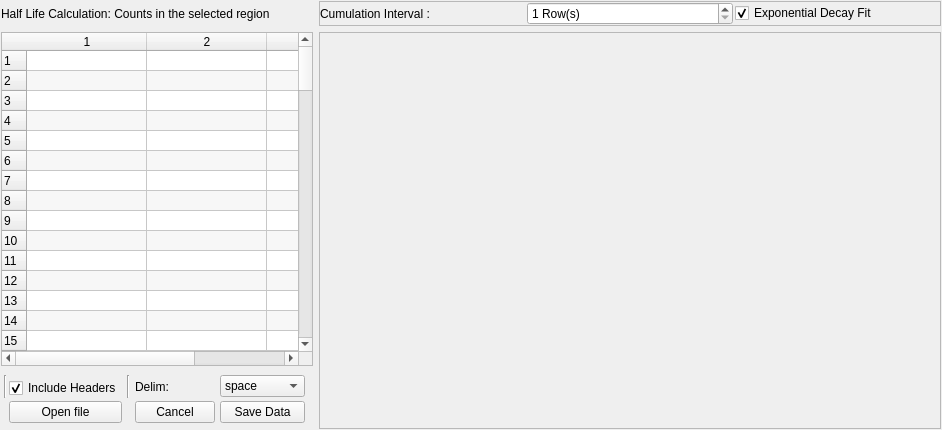
<?xml version="1.0" encoding="UTF-8"?>
<ui version="4.0">
 <class>MainWindow</class>
 <widget class="QMainWindow" name="MainWindow">
  <property name="geometry">
   <rect>
    <x>0</x>
    <y>0</y>
    <width>942</width>
    <height>430</height>
   </rect>
  </property>
  <property name="windowTitle">
   <string>Save Your Results</string>
  </property>
  <widget class="QWidget" name="centralwidget">
   <layout class="QGridLayout" name="gridLayout_2">
    <property name="margin">
     <number>1</number>
    </property>
    <item row="1" column="0">
     <widget class="QTableWidget" name="table">
      <property name="sizePolicy">
       <sizepolicy hsizetype="Preferred" vsizetype="Expanding">
        <horstretch>0</horstretch>
        <verstretch>0</verstretch>
       </sizepolicy>
      </property>
      <property name="frameShadow">
       <enum>QFrame::Sunken</enum>
      </property>
      <property name="autoScrollMargin">
       <number>10</number>
      </property>
      <property name="alternatingRowColors">
       <bool>true</bool>
      </property>
      <property name="rowCount">
       <number>100</number>
      </property>
      <property name="columnCount">
       <number>3</number>
      </property>
      <attribute name="horizontalHeaderDefaultSectionSize">
       <number>120</number>
      </attribute>
      <attribute name="horizontalHeaderMinimumSectionSize">
       <number>35</number>
      </attribute>
      <attribute name="horizontalHeaderStretchLastSection">
       <bool>true</bool>
      </attribute>
      <attribute name="verticalHeaderCascadingSectionResizes">
       <bool>true</bool>
      </attribute>
      <attribute name="verticalHeaderDefaultSectionSize">
       <number>20</number>
      </attribute>
      <attribute name="verticalHeaderHighlightSections">
       <bool>true</bool>
      </attribute>
      <attribute name="verticalHeaderMinimumSectionSize">
       <number>15</number>
      </attribute>
      <row/>
      <row/>
      <row/>
      <row/>
      <row/>
      <row/>
      <row/>
      <row/>
      <row/>
      <row/>
      <row/>
      <row/>
      <row/>
      <row/>
      <row/>
      <row/>
      <row/>
      <row/>
      <row/>
      <row/>
      <row/>
      <row/>
      <row/>
      <row/>
      <row/>
      <row/>
      <row/>
      <row/>
      <row/>
      <row/>
      <row/>
      <row/>
      <row/>
      <row/>
      <row/>
      <row/>
      <row/>
      <row/>
      <row/>
      <row/>
      <row/>
      <row/>
      <row/>
      <row/>
      <row/>
      <row/>
      <row/>
      <row/>
      <row/>
      <row/>
      <row/>
      <row/>
      <row/>
      <row/>
      <row/>
      <row/>
      <row/>
      <row/>
      <row/>
      <row/>
      <row/>
      <row/>
      <row/>
      <row/>
      <row/>
      <row/>
      <row/>
      <row/>
      <row/>
      <row/>
      <row/>
      <row/>
      <row/>
      <row/>
      <row/>
      <row/>
      <row/>
      <row/>
      <row/>
      <row/>
      <row/>
      <row/>
      <row/>
      <row/>
      <row/>
      <row/>
      <row/>
      <row/>
      <row/>
      <row/>
      <row/>
      <row/>
      <row/>
      <row/>
      <row/>
      <row/>
      <row/>
      <row/>
      <row/>
      <row/>
      <column/>
      <column/>
      <column/>
     </widget>
    </item>
    <item row="2" column="0">
     <widget class="QFrame" name="frame">
      <property name="sizePolicy">
       <sizepolicy hsizetype="Maximum" vsizetype="Preferred">
        <horstretch>0</horstretch>
        <verstretch>0</verstretch>
       </sizepolicy>
      </property>
      <property name="frameShape">
       <enum>QFrame::NoFrame</enum>
      </property>
      <property name="frameShadow">
       <enum>QFrame::Raised</enum>
      </property>
      <layout class="QGridLayout" name="gridLayout">
       <property name="horizontalSpacing">
        <number>5</number>
       </property>
       <property name="verticalSpacing">
        <number>3</number>
       </property>
       <property name="margin">
        <number>3</number>
       </property>
       <item row="0" column="1" rowspan="2" colspan="2">
        <widget class="Line" name="line_3">
         <property name="orientation">
          <enum>Qt::Vertical</enum>
         </property>
        </widget>
       </item>
       <item row="2" column="2">
        <widget class="QPushButton" name="pushButton_3">
         <property name="text">
          <string>Open file</string>
         </property>
        </widget>
       </item>
       <item row="2" column="4">
        <widget class="QPushButton" name="pushButton">
         <property name="text">
          <string>Cancel</string>
         </property>
        </widget>
       </item>
       <item row="2" column="5">
        <widget class="QPushButton" name="pushButton_2">
         <property name="text">
          <string>Save Data</string>
         </property>
        </widget>
       </item>
       <item row="0" column="4" rowspan="2">
        <widget class="QLabel" name="label">
         <property name="text">
          <string>Delim:</string>
         </property>
        </widget>
       </item>
       <item row="0" column="5" rowspan="2">
        <widget class="QComboBox" name="delims">
         <property name="maximumSize">
          <size>
           <width>200</width>
           <height>16777215</height>
          </size>
         </property>
         <item>
          <property name="text">
           <string>space</string>
          </property>
         </item>
         <item>
          <property name="text">
           <string>tab</string>
          </property>
         </item>
         <item>
          <property name="text">
           <string>comma</string>
          </property>
         </item>
         <item>
          <property name="text">
           <string>semicolon</string>
          </property>
         </item>
        </widget>
       </item>
       <item row="1" column="2">
        <widget class="QCheckBox" name="headerBox">
         <property name="text">
          <string>Include Headers</string>
         </property>
         <property name="checked">
          <bool>true</bool>
         </property>
        </widget>
       </item>
       <item row="3" column="4" colspan="3">
        <widget class="QFrame" name="plotSaveFrame">
         <property name="enabled">
          <bool>true</bool>
         </property>
         <property name="minimumSize">
          <size>
           <width>0</width>
           <height>0</height>
          </size>
         </property>
         <property name="frameShape">
          <enum>QFrame::NoFrame</enum>
         </property>
         <property name="frameShadow">
          <enum>QFrame::Raised</enum>
         </property>
         <layout class="QHBoxLayout" name="horizontalLayout">
          <property name="margin">
           <number>0</number>
          </property>
          <item>
           <widget class="Line" name="line_7">
            <property name="orientation">
             <enum>Qt::Vertical</enum>
            </property>
           </widget>
          </item>
         </layout>
        </widget>
       </item>
       <item row="0" column="3" rowspan="2">
        <widget class="Line" name="line_2">
         <property name="orientation">
          <enum>Qt::Vertical</enum>
         </property>
        </widget>
       </item>
      </layout>
     </widget>
    </item>
    <item row="0" column="0">
     <widget class="QLabel" name="label_2">
      <property name="text">
       <string>Half Life Calculation: Counts in the selected region</string>
      </property>
     </widget>
    </item>
    <item row="1" column="1" rowspan="2">
     <widget class="QFrame" name="frame_2">
      <property name="sizePolicy">
       <sizepolicy hsizetype="MinimumExpanding" vsizetype="MinimumExpanding">
        <horstretch>0</horstretch>
        <verstretch>0</verstretch>
       </sizepolicy>
      </property>
      <property name="minimumSize">
       <size>
        <width>10</width>
        <height>0</height>
       </size>
      </property>
      <property name="frameShape">
       <enum>QFrame::StyledPanel</enum>
      </property>
      <property name="frameShadow">
       <enum>QFrame::Raised</enum>
      </property>
      <layout class="QHBoxLayout" name="plotLayout">
       <property name="spacing">
        <number>3</number>
       </property>
       <property name="margin">
        <number>0</number>
       </property>
      </layout>
     </widget>
    </item>
    <item row="0" column="1">
     <widget class="QFrame" name="frame_3">
      <property name="frameShape">
       <enum>QFrame::StyledPanel</enum>
      </property>
      <property name="frameShadow">
       <enum>QFrame::Raised</enum>
      </property>
      <layout class="QHBoxLayout" name="horizontalLayout_2">
       <property name="spacing">
        <number>2</number>
       </property>
       <property name="margin">
        <number>0</number>
       </property>
       <item>
        <widget class="QLabel" name="label_3">
         <property name="text">
          <string>Cumulation Interval :</string>
         </property>
        </widget>
       </item>
       <item>
        <widget class="QSpinBox" name="averageBox">
         <property name="toolTip">
          <string>Group n points together to reduce statistical fluctuation</string>
         </property>
         <property name="suffix">
          <string> Row(s)</string>
         </property>
         <property name="minimum">
          <number>1</number>
         </property>
         <property name="maximum">
          <number>1000</number>
         </property>
        </widget>
       </item>
       <item>
        <widget class="QCheckBox" name="checkBox">
         <property name="text">
          <string>Exponential Decay Fit</string>
         </property>
         <property name="checked">
          <bool>true</bool>
         </property>
        </widget>
       </item>
      </layout>
     </widget>
    </item>
   </layout>
  </widget>
 </widget>
 <resources/>
 <connections>
  <connection>
   <sender>pushButton</sender>
   <signal>clicked()</signal>
   <receiver>MainWindow</receiver>
   <slot>close()</slot>
   <hints>
    <hint type="sourcelabel">
     <x>247</x>
     <y>422</y>
    </hint>
    <hint type="destinationlabel">
     <x>341</x>
     <y>584</y>
    </hint>
   </hints>
  </connection>
  <connection>
   <sender>pushButton_2</sender>
   <signal>clicked()</signal>
   <receiver>MainWindow</receiver>
   <slot>save()</slot>
   <hints>
    <hint type="sourcelabel">
     <x>352</x>
     <y>422</y>
    </hint>
    <hint type="destinationlabel">
     <x>886</x>
     <y>531</y>
    </hint>
   </hints>
  </connection>
  <connection>
   <sender>averageBox</sender>
   <signal>editingFinished()</signal>
   <receiver>MainWindow</receiver>
   <slot>rebinAndPlot()</slot>
   <hints>
    <hint type="sourcelabel">
     <x>616</x>
     <y>18</y>
    </hint>
    <hint type="destinationlabel">
     <x>649</x>
     <y>-17</y>
    </hint>
   </hints>
  </connection>
  <connection>
   <sender>checkBox</sender>
   <signal>clicked(bool)</signal>
   <receiver>MainWindow</receiver>
   <slot>enableFitting(bool)</slot>
   <hints>
    <hint type="sourcelabel">
     <x>849</x>
     <y>9</y>
    </hint>
    <hint type="destinationlabel">
     <x>847</x>
     <y>-14</y>
    </hint>
   </hints>
  </connection>
  <connection>
   <sender>pushButton_3</sender>
   <signal>clicked()</signal>
   <receiver>MainWindow</receiver>
   <slot>openFile()</slot>
   <hints>
    <hint type="sourcelabel">
     <x>126</x>
     <y>414</y>
    </hint>
    <hint type="destinationlabel">
     <x>131</x>
     <y>437</y>
    </hint>
   </hints>
  </connection>
 </connections>
 <slots>
  <slot>save()</slot>
  <slot>saveImage()</slot>
  <slot>rebinAndPlot()</slot>
  <slot>enableFitting(bool)</slot>
  <slot>openFile()</slot>
 </slots>
</ui>
